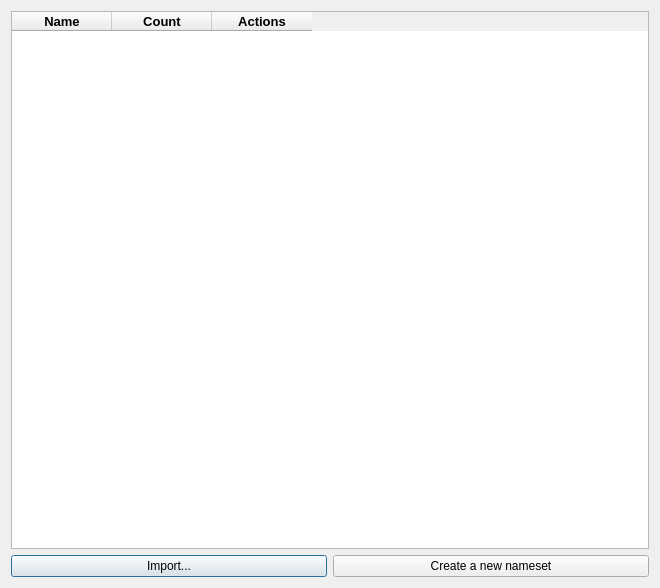
<?xml version="1.0" encoding="UTF-8"?>
<ui version="4.0">
 <class>NamesetsManager</class>
 <widget class="QDialog" name="NamesetsManager">
  <property name="geometry">
   <rect>
    <x>0</x>
    <y>0</y>
    <width>660</width>
    <height>588</height>
   </rect>
  </property>
  <property name="windowTitle">
   <string>NamesetsManager</string>
  </property>
  <layout class="QVBoxLayout" name="verticalLayout">
   <item>
    <widget class="QTableWidget" name="name_sets_list">
     <property name="selectionMode">
      <enum>QAbstractItemView::SelectionMode::SingleSelection</enum>
     </property>
     <property name="selectionBehavior">
      <enum>QAbstractItemView::SelectionBehavior::SelectRows</enum>
     </property>
     <property name="columnCount">
      <number>3</number>
     </property>
     <property name="supportedDragActions">
      <set>Qt::DropAction::IgnoreAction</set>
     </property>
     <attribute name="verticalHeaderVisible">
      <bool>false</bool>
     </attribute>
     <column>
      <property name="text">
       <string>Name</string>
      </property>
      <property name="font">
       <font>
        <pointsize>10</pointsize>
        <bold>true</bold>
       </font>
      </property>
     </column>
     <column>
      <property name="text">
       <string>Count</string>
      </property>
      <property name="font">
       <font>
        <pointsize>10</pointsize>
        <bold>true</bold>
       </font>
      </property>
     </column>
     <column>
      <property name="text">
       <string>Actions</string>
      </property>
      <property name="font">
       <font>
        <pointsize>10</pointsize>
        <bold>true</bold>
       </font>
      </property>
     </column>
    </widget>
   </item>
   <item>
    <layout class="QHBoxLayout" name="horizontalLayout">
     <item>
      <widget class="QPushButton" name="import_set">
       <property name="styleSheet">
        <string notr="true">font: 700 12pt &quot;Segoe UI&quot;;</string>
       </property>
       <property name="text">
        <string>Import...</string>
       </property>
      </widget>
     </item>
     <item>
      <widget class="QPushButton" name="add_new">
       <property name="styleSheet">
        <string notr="true">font: 700 12pt &quot;Segoe UI&quot;;</string>
       </property>
       <property name="text">
        <string>Create a new nameset</string>
       </property>
      </widget>
     </item>
    </layout>
   </item>
  </layout>
 </widget>
 <resources/>
 <connections/>
</ui>
